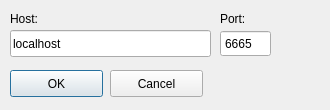
<?xml version="1.0" encoding="UTF-8"?>
<ui version="4.0">
 <class>PlayerConnectionDialog</class>
 <widget class="QDialog" name="PlayerConnectionDialog">
  <property name="geometry">
   <rect>
    <x>0</x>
    <y>0</y>
    <width>330</width>
    <height>110</height>
   </rect>
  </property>
  <property name="minimumSize">
   <size>
    <width>330</width>
    <height>110</height>
   </size>
  </property>
  <property name="maximumSize">
   <size>
    <width>330</width>
    <height>110</height>
   </size>
  </property>
  <property name="windowTitle">
   <string>Connect to Player server</string>
  </property>
  <widget class="QLineEdit" name="lineEditHost">
   <property name="geometry">
    <rect>
     <x>10</x>
     <y>30</y>
     <width>201</width>
     <height>27</height>
    </rect>
   </property>
   <property name="text">
    <string>localhost</string>
   </property>
  </widget>
  <widget class="QLabel" name="label">
   <property name="geometry">
    <rect>
     <x>10</x>
     <y>10</y>
     <width>62</width>
     <height>17</height>
    </rect>
   </property>
   <property name="text">
    <string>Host:</string>
   </property>
  </widget>
  <widget class="QLabel" name="label_2">
   <property name="geometry">
    <rect>
     <x>220</x>
     <y>10</y>
     <width>62</width>
     <height>17</height>
    </rect>
   </property>
   <property name="text">
    <string>Port:</string>
   </property>
  </widget>
  <widget class="QPushButton" name="pushButtonOK">
   <property name="geometry">
    <rect>
     <x>10</x>
     <y>70</y>
     <width>93</width>
     <height>27</height>
    </rect>
   </property>
   <property name="text">
    <string>OK</string>
   </property>
  </widget>
  <widget class="QPushButton" name="pushButtonCancel">
   <property name="geometry">
    <rect>
     <x>110</x>
     <y>70</y>
     <width>93</width>
     <height>27</height>
    </rect>
   </property>
   <property name="text">
    <string>Cancel</string>
   </property>
  </widget>
  <widget class="QSpinBox" name="spinBoxPort">
   <property name="geometry">
    <rect>
     <x>220</x>
     <y>30</y>
     <width>51</width>
     <height>27</height>
    </rect>
   </property>
   <property name="buttonSymbols">
    <enum>QAbstractSpinBox::NoButtons</enum>
   </property>
   <property name="maximum">
    <number>9999</number>
   </property>
   <property name="value">
    <number>6665</number>
   </property>
  </widget>
 </widget>
 <resources/>
 <connections>
  <connection>
   <sender>pushButtonOK</sender>
   <signal>clicked()</signal>
   <receiver>PlayerConnectionDialog</receiver>
   <slot>accept()</slot>
   <hints>
    <hint type="sourcelabel">
     <x>56</x>
     <y>83</y>
    </hint>
    <hint type="destinationlabel">
     <x>164</x>
     <y>54</y>
    </hint>
   </hints>
  </connection>
  <connection>
   <sender>pushButtonCancel</sender>
   <signal>clicked()</signal>
   <receiver>PlayerConnectionDialog</receiver>
   <slot>reject()</slot>
   <hints>
    <hint type="sourcelabel">
     <x>156</x>
     <y>83</y>
    </hint>
    <hint type="destinationlabel">
     <x>164</x>
     <y>54</y>
    </hint>
   </hints>
  </connection>
 </connections>
</ui>
